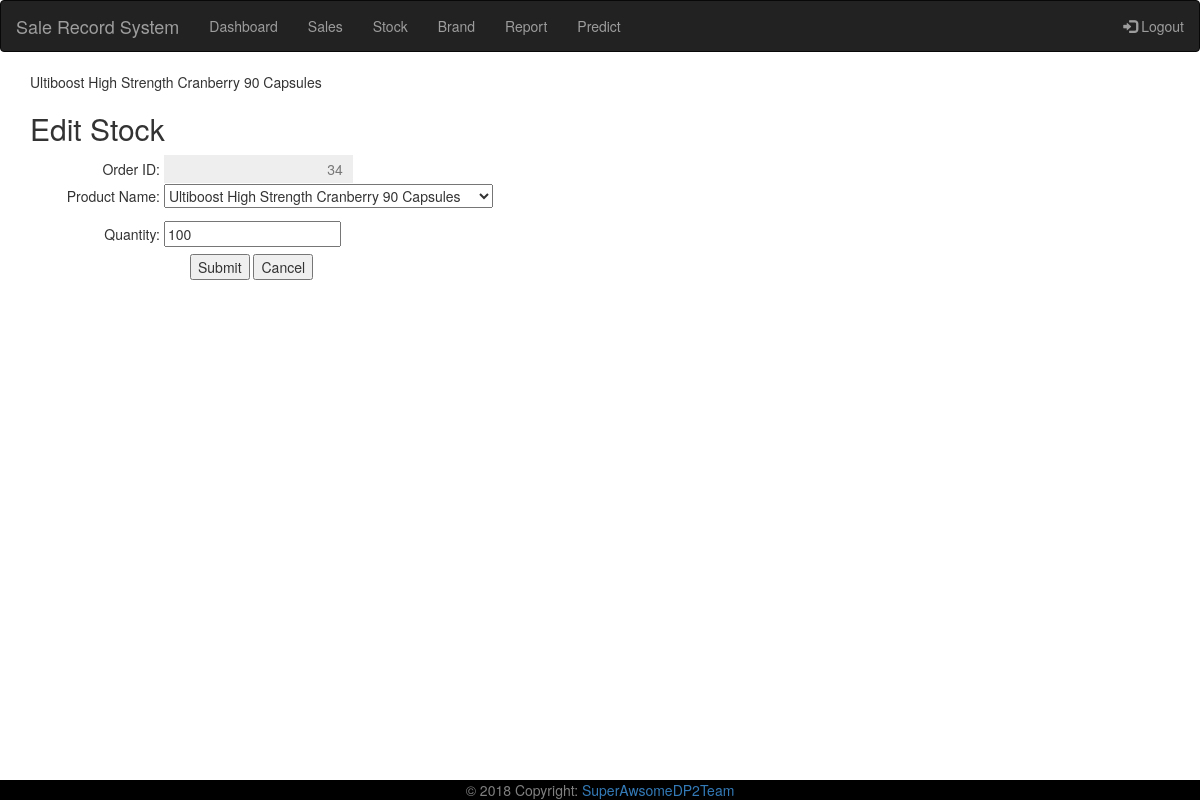
/editstock.php?id=34, run on the app's committed database.
### tables this page shows
CREATE TABLE `product` (
  `product_id` int(11) NOT NULL,
  `product_name` varchar(255) NOT NULL,
  `price` float NOT NULL
);

CREATE TABLE `order_stock` (
  `orders_stock_id` int(11) NOT NULL,
  `product_id` int(11) NOT NULL,
  `quantity` int(11) NOT NULL,
  `total` float NOT NULL,
  `orders_stock_status` enum('Pending','Processing','Completed') NOT NULL
);

### editstock.php (the view, shortened to what this page needs)
<?php
require_once("action/dp_connect.php");
require_once("includes/header.php");
$id = $_GET['id'];
$sql = "SELECT * FROM order_stock WHERE orders_stock_id = '$id'";
$result = $connect->query($sql);
$row = $result->fetch_assoc();
$product_id = $row["product_id"];
$sql2 = "SELECT * FROM product WHERE product_id = '$product_id'";
$result2 = $connect->query($sql2);
$row2 = $result2->fetch_assoc();
$sql3 = "SELECT * FROM product";
$result3 = $connect->query($sql3);
echo $row2["product_name"];
?>
<html>
<head>
<link rel="stylesheet" type="text/css" src="custom/css/custom.css" />
</head>
<body>
  <h2><span ></span>Edit Stock</h2>
  <form method="post"  action="stock.php">
    <fieldset>
    <div>
      <label for="orders_stock_id" class="edit_label">Order ID:</label>
      <input type="text" class="edit_input" value = <?php echo $row["orders_stock_id"]; ?> onfocus="this.blur()" name="orders_stock_id" id="orders_stock_id" readonly>
    </div>
    <div>
    <label for="product_name" class="edit_label">Product Name:</label>
    <select name="product_name" id="product_name">
      <?php while($row3 = mysqli_fetch_array($result3)):;?>
      <option value = "<?php echo $row3["product_name"];?>"<?php if($row2["product_name"]==$row3["product_name"])echo "selected = selected";?>><?php echo $row3["product_name"];?></option>
      <?php endwhile?>
    </select></p>
    </div>
    <div>
      <label for="quantity" class="edit_label">Quantity:</label>
      <input type="text"  value = <?php echo $row["quantity"]; ?>  name="quantity" id="quantity">
    </div>
    <div class="edit_button">
      <input type="submit" id="submit" value="Submit" />
  	  <input type="reset"  id="cancel" value="Cancel" />
    </div>
  </fieldset>
  </form>
</body>
</html>
<?php
require_once("includes/footer.php"); ?>

### custom/css/custom.css (style rules this page uses)
.edit_label { display: inline-block; width: 130px; text-align: right; font-weight: normal; }
input[readonly] { background-color: #eee; border:none; text-align: right; }
.edit_input { text-align: right; border-color:#eee; color: #777; padding: 4px 10px; border-style: solid;; }
.edit_button { margin-top: 5px; display: inline-block; position:relative; left: 160px; }

### data on the page
product: product_name "Ultiboost High Strength Cranberry 90 Capsules"
order_stock: orders_stock_id "34", quantity "100"

### other printed values
form field product_name "Ultiboost High Strength Cranberry 90 Capsules"
